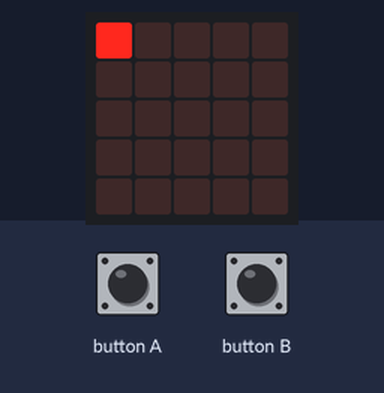
A program run on a simulated BBC micro:bit (MakeCode). On the bench: the board's 5×5 LED display. Inputs (shaded band) come from the test bench.

Above: at 1.2 s.
1.3 s: button A pressed for 0.15 s
At 1.8 s:
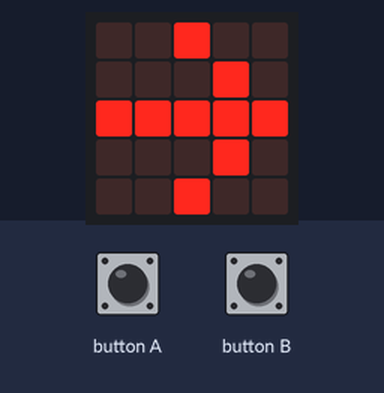
2.0 s: button B pressed for 0.15 s
At 4.6 s:
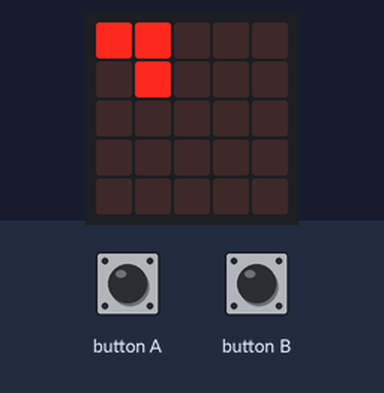
5.1 s: button A pressed for 0.15 s
At 5.6 s:
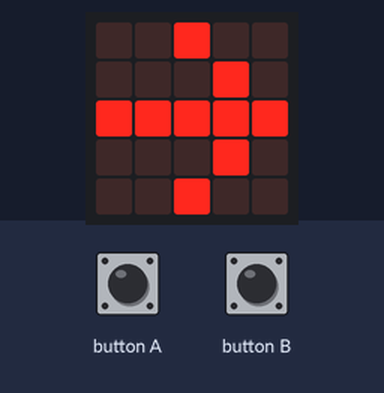
5.8 s: button B pressed for 0.15 s
At 8.7 s:
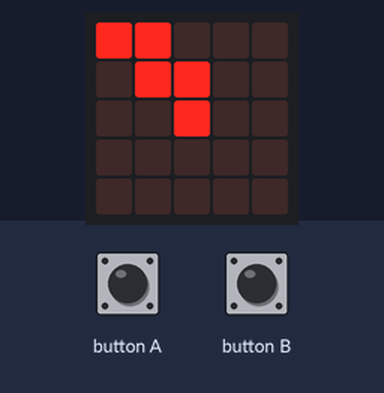
8.9 s: button A pressed for 0.15 s
At 9.4 s:
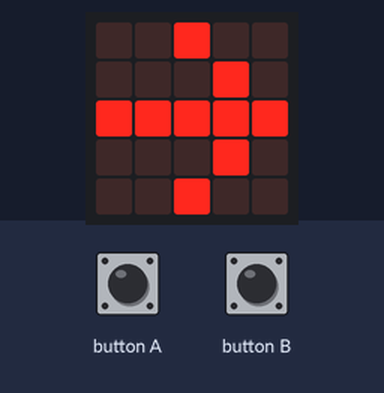
9.6 s: button A pressed for 0.15 s
At 11.25 s:
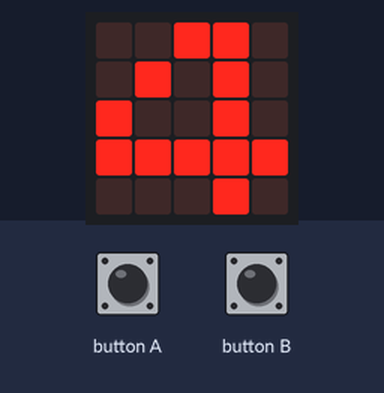
Timing chart, 0 to 11.3 s (numbered marks = the images above; inputs shaded):
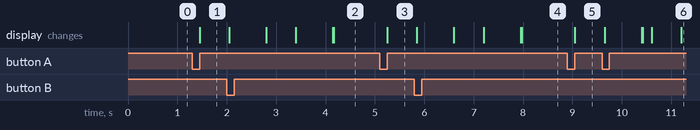

Measured:
- after the input at 1.3 s, the display: changes after 0.15 s (image 1)
- after the input at 2.0 s, the display: first differs from a run without the input after 0.80 s (image 2 shows a later state)
- after the input at 5.1 s, the display: changes after 0.15 s (image 3)
- after the input at 5.8 s, the display: first differs from a run without the input after 0.80 s (image 4 shows a later state)
- after the input at 8.9 s, the display: changes after 0.15 s (image 5)

The program:

main.ts
```typescript
input.onButtonPressed(Button.A, function () {
    basic.showArrow(ArrowNames.East)
    Coordenada_X += 1
    basic.showNumber(Coordenada_X)
    basic.pause(200)
})
function Validar_Coordenadas () {
    if (Coordenada_X <= 4 && Coordenada_Y <= 4) {
        Coordenadas = game.createSprite(Coordenada_X, Coordenada_Y)
        return true
    } else {
        return false
    }
}
input.onButtonPressed(Button.B, function () {
    basic.showArrow(ArrowNames.South)
    Coordenada_Y += 1
    basic.showNumber(Coordenada_Y)
    basic.pause(200)
})
let Coordenadas: game.LedSprite = null
let Coordenada_Y = 0
let Coordenada_X = 0
Coordenada_X = 0
Coordenada_Y = 0
let Vuelos = 0
basic.forever(function () {
    if (!(Validar_Coordenadas())) {
        basic.showIcon(IconNames.No)
    }
    if (Coordenada_X == 4 || Coordenada_Y == 4) {
        basic.showLeds(`
            . . # . .
            . # . # .
            # . # . #
            . # . # .
            . . # . .
            `)
        music.playMelody("- - E B F F - - ", 120)
    }
})
```

test.ts
```typescript
// aquí va el archivo "tests"; esto no se compilará cuando este paquete se utilice como una extensión.
```
